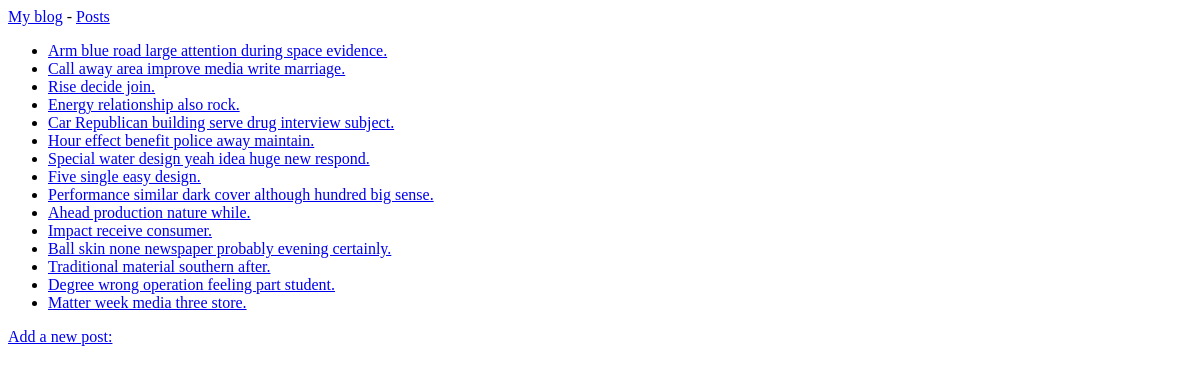
Page /posts on the earlier database version.
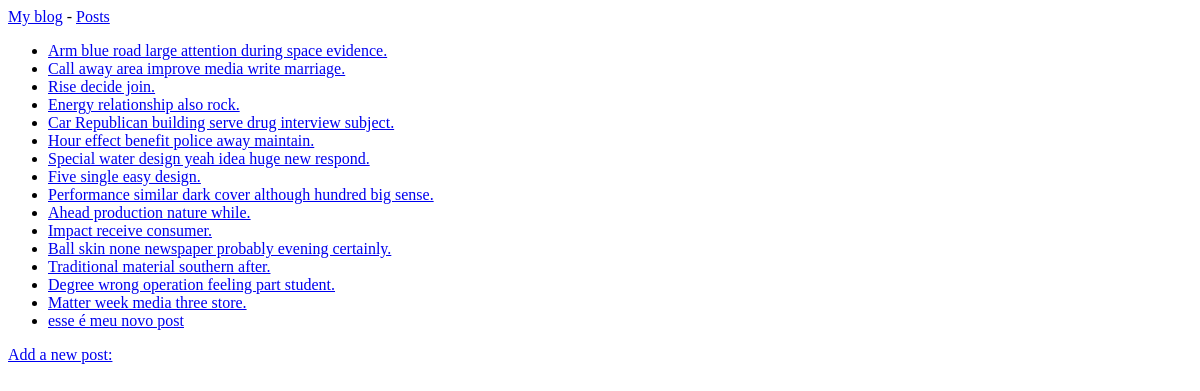
Same page on the later database version.
### posts/models.py (models this page shows, shortened)
class Post(models.Model):
    title = models.CharField(max_length=200)
    text = models.TextField()
    date_added = models.DateTimeField(auto_now_add=True)

### posts/views.py (the view)
# urls.py: path('', include('posts.urls', namespace='posts'))
def posts(requests):
    posts = Post.objects.order_by('date_added')
    context = {'posts': posts}
    return render(requests, 'posts/posts.html', context)

### posts/templates/posts/posts.html
{% extends 'posts/base.html'%}
{% block content %}
<ul>
    {% for post in posts %}
    <li>
        <a href="{% url 'posts:post' post.id %}">{{post.title}}</a>
    </li>
    {% empty %}
    <li>No post have been added yet.</li>
    {% endfor %}
</ul>
<a href="{% url 'posts:new_post' %}">Add a new post:</a>
{% endblock content %}

Differences in the rows shown:
added Post: title "esse é meu novo post"
